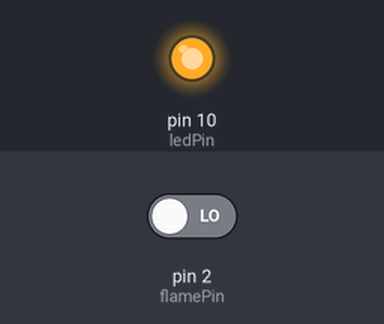
Bench run of a sketch on a simulated Arduino Uno, built with avr-gcc and run on an emulated ATmega328P. Shown: output pins drawn as LEDs (lit = HIGH). Inputs (shaded band) come from the test bench; at power-on: pin 2 (flamePin) LOW.

Above: at 1.2 s.
1.3 s: pin 2 (flamePin) driven HIGH
At 2.5 s:
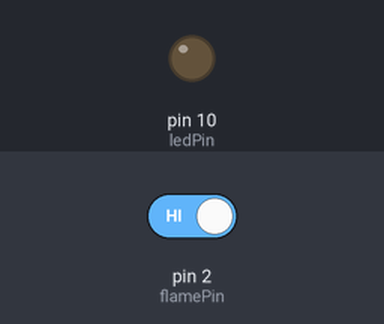
2.8 s: pin 2 (flamePin) driven LOW
At 3.6 s:
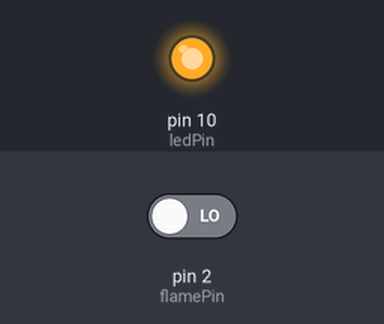
Timing chart, 0 to 5.8 s (numbered marks = the images above; inputs shaded):
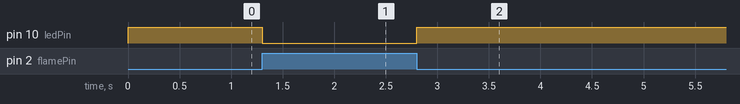

Measured:
- after the input at 1.3 s, pin 10 (ledPin): HIGH → LOW at once
- after the input at 2.8 s, pin 10 (ledPin): LOW → HIGH at once

The sketch:

FlameIndicator.ino
```cpp
const int flamePin = 2;     // the number of the flame pin
const int ledPin =  10;      // the number of the LED pin
// variables will change:
int State = 0;         // variable to read sensor
void setup() {
  pinMode(ledPin, OUTPUT);
  pinMode(flamePin, INPUT);
}

void loop(){
  // read the state of the value:
  State = digitalRead(flamePin);
  //my flame sensor is inverted for some reason and
  //reads high when there is no flame
  if (State == HIGH) {
    // turn LED off:
    digitalWrite(ledPin, LOW);
  }
  else {
    // turn LED on:
    digitalWrite(ledPin, HIGH);
  }
}
```
